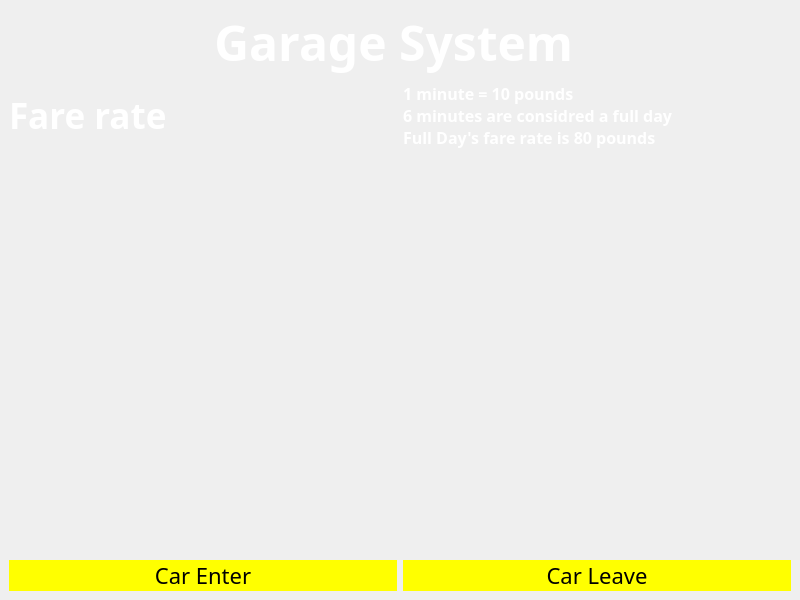
<?xml version="1.0" encoding="UTF-8"?>
<ui version="4.0">
 <class>MainWindow</class>
 <widget class="QMainWindow" name="MainWindow">
  <property name="geometry">
   <rect>
    <x>0</x>
    <y>0</y>
    <width>800</width>
    <height>600</height>
   </rect>
  </property>
  <property name="minimumSize">
   <size>
    <width>800</width>
    <height>600</height>
   </size>
  </property>
  <property name="windowTitle">
   <string>Garage</string>
  </property>
  <property name="autoFillBackground">
   <bool>true</bool>
  </property>
  <property name="styleSheet">
   <string notr="true">#centralwidget{border-image:url(:/new/prefix1/car2.jpg)}
#carEnterBtn{
color:black;
font: 22px ;
border-radius:solid white 50px;
background:yellow;
}
#carLeaveBtn{
color:black;
font: 22px ;
border-radius:solid white 50px;
background:yellow;
}</string>
  </property>
  <widget class="QWidget" name="centralwidget">
   <layout class="QVBoxLayout" name="verticalLayout">
    <item>
     <widget class="QLabel" name="label">
      <property name="font">
       <font>
        <family>Andalus</family>
        <pointsize>20</pointsize>
       </font>
      </property>
      <property name="styleSheet">
       <string notr="true"/>
      </property>
      <property name="text">
       <string>&lt;html&gt;&lt;head/&gt;&lt;body&gt;&lt;p align=&quot;center&quot;&gt;&lt;span style=&quot; font-size:36pt; font-weight:700; color:#ffffff;&quot;&gt;Garage System &lt;/span&gt;&lt;/p&gt;&lt;/body&gt;&lt;/html&gt;</string>
      </property>
     </widget>
    </item>
    <item>
     <layout class="QHBoxLayout" name="horizontalLayout_2">
      <item>
       <widget class="QLabel" name="label_2">
        <property name="font">
         <font>
          <family>Andalus</family>
         </font>
        </property>
        <property name="text">
         <string>&lt;html&gt;&lt;head/&gt;&lt;body&gt;&lt;p&gt;&lt;span style=&quot; font-size:26pt; font-weight:700; color:#ffffff;&quot;&gt;Fare rate&lt;/span&gt;&lt;/p&gt;&lt;/body&gt;&lt;/html&gt;</string>
        </property>
       </widget>
      </item>
      <item>
       <widget class="QLabel" name="label_3">
        <property name="font">
         <font>
          <family>Andalus</family>
         </font>
        </property>
        <property name="text">
         <string>&lt;html&gt;&lt;head/&gt;&lt;body&gt;&lt;p&gt;&lt;span style=&quot; font-size:12pt; font-weight:700; color:#ffffff;&quot;&gt;1 minute = 10 pounds&lt;br/&gt;6 minutes are considred a full day&lt;br/&gt;Full Day's fare rate is 80 pounds&lt;/span&gt;&lt;/p&gt;&lt;/body&gt;&lt;/html&gt;</string>
        </property>
       </widget>
      </item>
     </layout>
    </item>
    <item>
     <spacer name="verticalSpacer">
      <property name="orientation">
       <enum>Qt::Vertical</enum>
      </property>
      <property name="sizeHint" stdset="0">
       <size>
        <width>20</width>
        <height>40</height>
       </size>
      </property>
     </spacer>
    </item>
    <item>
     <layout class="QHBoxLayout" name="horizontalLayout">
      <item>
       <widget class="QPushButton" name="carEnterBtn">
        <property name="font">
         <font>
          <family>Rubik</family>
          <pointsize>-1</pointsize>
          <italic>false</italic>
          <bold>false</bold>
         </font>
        </property>
        <property name="text">
         <string>Car Enter</string>
        </property>
       </widget>
      </item>
      <item>
       <widget class="QPushButton" name="carLeaveBtn">
        <property name="font">
         <font>
          <family>Rubik</family>
          <pointsize>-1</pointsize>
          <italic>false</italic>
          <bold>false</bold>
         </font>
        </property>
        <property name="text">
         <string>Car Leave</string>
        </property>
       </widget>
      </item>
     </layout>
    </item>
   </layout>
  </widget>
 </widget>
 <resources/>
 <connections/>
</ui>
